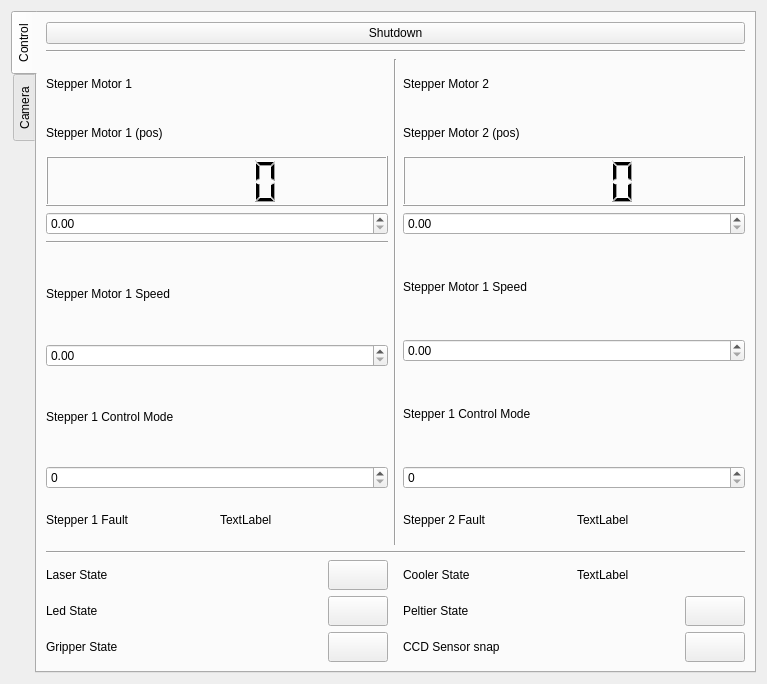
<?xml version="1.0" encoding="UTF-8"?>
<ui version="4.0">
 <class>Form</class>
 <widget class="QWidget" name="Form">
  <property name="geometry">
   <rect>
    <x>0</x>
    <y>0</y>
    <width>767</width>
    <height>684</height>
   </rect>
  </property>
  <property name="windowTitle">
   <string>Form</string>
  </property>
  <layout class="QGridLayout" name="gridLayout_7">
   <item row="0" column="1">
    <widget class="QTabWidget" name="Display">
     <property name="tabPosition">
      <enum>QTabWidget::West</enum>
     </property>
     <property name="currentIndex">
      <number>0</number>
     </property>
     <widget class="QWidget" name="Control">
      <attribute name="title">
       <string>Control</string>
      </attribute>
      <layout class="QGridLayout" name="gridLayout_4">
       <item row="6" column="2">
        <widget class="QDoubleSpinBox" name="stepperMotor2Pos_doubleSpinBox">
         <property name="sizePolicy">
          <sizepolicy hsizetype="Minimum" vsizetype="Maximum">
           <horstretch>0</horstretch>
           <verstretch>0</verstretch>
          </sizepolicy>
         </property>
        </widget>
       </item>
       <item row="7" column="0">
        <layout class="QGridLayout" name="gridLayout_16">
         <item row="5" column="0" colspan="2">
          <layout class="QGridLayout" name="gridLayout_17">
           <item row="1" column="0">
            <widget class="QLabel" name="stepperMotor1Speed_label">
             <property name="text">
              <string>Stepper Motor 1 Speed</string>
             </property>
            </widget>
           </item>
           <item row="3" column="0">
            <widget class="QLabel" name="stepper1ControlMode_label">
             <property name="text">
              <string>Stepper 1 Control Mode</string>
             </property>
            </widget>
           </item>
           <item row="2" column="0" colspan="2">
            <widget class="QDoubleSpinBox" name="stepperMotor1Speed_doubleSpinBox"/>
           </item>
           <item row="4" column="0" colspan="2">
            <widget class="QSpinBox" name="stepper1ControlMode_spinBox"/>
           </item>
           <item row="5" column="0">
            <widget class="QLabel" name="stepper1Fault_label">
             <property name="maximumSize">
              <size>
               <width>16777215</width>
               <height>50</height>
              </size>
             </property>
             <property name="text">
              <string>Stepper 1 Fault</string>
             </property>
            </widget>
           </item>
           <item row="5" column="1">
            <widget class="QLabel" name="stepper1Fault_bool">
             <property name="maximumSize">
              <size>
               <width>16777215</width>
               <height>50</height>
              </size>
             </property>
             <property name="text">
              <string>TextLabel</string>
             </property>
            </widget>
           </item>
           <item row="0" column="0" colspan="2">
            <widget class="Line" name="line_3">
             <property name="orientation">
              <enum>Qt::Horizontal</enum>
             </property>
            </widget>
           </item>
          </layout>
         </item>
        </layout>
       </item>
       <item row="5" column="2">
        <widget class="QLCDNumber" name="stepperMotor2Pos_value">
         <property name="maximumSize">
          <size>
           <width>16777215</width>
           <height>50</height>
          </size>
         </property>
        </widget>
       </item>
       <item row="5" column="0">
        <widget class="QLCDNumber" name="stepperMotor1Pos_value">
         <property name="sizePolicy">
          <sizepolicy hsizetype="Minimum" vsizetype="Preferred">
           <horstretch>0</horstretch>
           <verstretch>0</verstretch>
          </sizepolicy>
         </property>
         <property name="maximumSize">
          <size>
           <width>16777215</width>
           <height>50</height>
          </size>
         </property>
        </widget>
       </item>
       <item row="3" column="2">
        <widget class="QLabel" name="Stepper1Label_2">
         <property name="maximumSize">
          <size>
           <width>16777215</width>
           <height>50</height>
          </size>
         </property>
         <property name="text">
          <string>Stepper Motor 2</string>
         </property>
        </widget>
       </item>
       <item row="7" column="2">
        <layout class="QGridLayout" name="gridLayout_18">
         <item row="1" column="0" colspan="2">
          <layout class="QGridLayout" name="gridLayout_19">
           <item row="1" column="0" colspan="2">
            <widget class="QDoubleSpinBox" name="stepperMotor2Speed_doubleSpinBox"/>
           </item>
           <item row="2" column="0">
            <widget class="QLabel" name="stepper2ControlMode_label">
             <property name="text">
              <string>Stepper 1 Control Mode</string>
             </property>
            </widget>
           </item>
           <item row="0" column="0">
            <widget class="QLabel" name="stepperMotor2Speed_label">
             <property name="text">
              <string>Stepper Motor 1 Speed</string>
             </property>
            </widget>
           </item>
           <item row="5" column="0">
            <widget class="QLabel" name="stepper2Fault_label">
             <property name="maximumSize">
              <size>
               <width>16777215</width>
               <height>50</height>
              </size>
             </property>
             <property name="text">
              <string>Stepper 2 Fault</string>
             </property>
            </widget>
           </item>
           <item row="3" column="0" colspan="2">
            <widget class="QSpinBox" name="stepper2ControlMode_spinBox"/>
           </item>
           <item row="5" column="1">
            <widget class="QLabel" name="stepper2Fault_bool">
             <property name="maximumSize">
              <size>
               <width>16777215</width>
               <height>50</height>
              </size>
             </property>
             <property name="text">
              <string>TextLabel</string>
             </property>
            </widget>
           </item>
          </layout>
         </item>
        </layout>
       </item>
       <item row="9" column="0">
        <layout class="QGridLayout" name="gridLayout_12">
         <property name="sizeConstraint">
          <enum>QLayout::SetMinimumSize</enum>
         </property>
         <item row="2" column="1">
          <widget class="QPushButton" name="gripperState_toggle">
           <property name="sizePolicy">
            <sizepolicy hsizetype="Fixed" vsizetype="Fixed">
             <horstretch>0</horstretch>
             <verstretch>0</verstretch>
            </sizepolicy>
           </property>
           <property name="minimumSize">
            <size>
             <width>60</width>
             <height>30</height>
            </size>
           </property>
           <property name="styleSheet">
            <string notr="true">QPushButton{
	border-image: url(:/buttons/off.png);
}

QPushButton:checked{
	border-image: url(:/buttons/on.png);
}</string>
           </property>
           <property name="text">
            <string/>
           </property>
           <property name="checkable">
            <bool>true</bool>
           </property>
          </widget>
         </item>
         <item row="0" column="1">
          <widget class="QPushButton" name="laserState_toggle">
           <property name="sizePolicy">
            <sizepolicy hsizetype="Fixed" vsizetype="Fixed">
             <horstretch>0</horstretch>
             <verstretch>0</verstretch>
            </sizepolicy>
           </property>
           <property name="minimumSize">
            <size>
             <width>60</width>
             <height>30</height>
            </size>
           </property>
           <property name="styleSheet">
            <string notr="true">QPushButton{
	border-image: url(:/buttons/off.png);
}

QPushButton:checked{
	border-image: url(:/buttons/on.png);
}</string>
           </property>
           <property name="text">
            <string/>
           </property>
           <property name="checkable">
            <bool>true</bool>
           </property>
          </widget>
         </item>
         <item row="1" column="0">
          <widget class="QLabel" name="ledState_label">
           <property name="text">
            <string>Led State</string>
           </property>
          </widget>
         </item>
         <item row="2" column="0">
          <widget class="QLabel" name="gripperState_label">
           <property name="text">
            <string>Gripper State</string>
           </property>
          </widget>
         </item>
         <item row="1" column="1">
          <widget class="QPushButton" name="ledState_toggle">
           <property name="sizePolicy">
            <sizepolicy hsizetype="Fixed" vsizetype="Fixed">
             <horstretch>0</horstretch>
             <verstretch>0</verstretch>
            </sizepolicy>
           </property>
           <property name="minimumSize">
            <size>
             <width>60</width>
             <height>30</height>
            </size>
           </property>
           <property name="styleSheet">
            <string notr="true">QPushButton{
	border-image: url(:/buttons/off.png);
}

QPushButton:checked{
	border-image: url(:/buttons/on.png);
}</string>
           </property>
           <property name="text">
            <string/>
           </property>
           <property name="checkable">
            <bool>true</bool>
           </property>
          </widget>
         </item>
         <item row="0" column="0">
          <widget class="QLabel" name="laserState_label">
           <property name="text">
            <string>Laser State</string>
           </property>
          </widget>
         </item>
        </layout>
       </item>
       <item row="1" column="0" colspan="3">
        <widget class="Line" name="line">
         <property name="orientation">
          <enum>Qt::Horizontal</enum>
         </property>
        </widget>
       </item>
       <item row="4" column="0">
        <widget class="QLabel" name="stepperMotor1Pos_label">
         <property name="sizePolicy">
          <sizepolicy hsizetype="Minimum" vsizetype="Minimum">
           <horstretch>0</horstretch>
           <verstretch>0</verstretch>
          </sizepolicy>
         </property>
         <property name="maximumSize">
          <size>
           <width>16777215</width>
           <height>35</height>
          </size>
         </property>
         <property name="text">
          <string>Stepper Motor 1 (pos)</string>
         </property>
        </widget>
       </item>
       <item row="0" column="0" colspan="3">
        <widget class="QPushButton" name="io_shutdown_button">
         <property name="text">
          <string>Shutdown</string>
         </property>
        </widget>
       </item>
       <item row="6" column="0">
        <widget class="QDoubleSpinBox" name="stepperMotor1Pos_doubleSpinBox">
         <property name="sizePolicy">
          <sizepolicy hsizetype="Minimum" vsizetype="Maximum">
           <horstretch>0</horstretch>
           <verstretch>0</verstretch>
          </sizepolicy>
         </property>
        </widget>
       </item>
       <item row="4" column="2">
        <widget class="QLabel" name="stepperMotor2Pos_label">
         <property name="sizePolicy">
          <sizepolicy hsizetype="Minimum" vsizetype="Minimum">
           <horstretch>0</horstretch>
           <verstretch>0</verstretch>
          </sizepolicy>
         </property>
         <property name="maximumSize">
          <size>
           <width>16777215</width>
           <height>35</height>
          </size>
         </property>
         <property name="text">
          <string>Stepper Motor 2 (pos)</string>
         </property>
        </widget>
       </item>
       <item row="3" column="0">
        <widget class="QLabel" name="Stepper1Label">
         <property name="maximumSize">
          <size>
           <width>16777215</width>
           <height>50</height>
          </size>
         </property>
         <property name="text">
          <string>Stepper Motor 1</string>
         </property>
        </widget>
       </item>
       <item row="8" column="0" colspan="3">
        <widget class="Line" name="line_2">
         <property name="orientation">
          <enum>Qt::Horizontal</enum>
         </property>
        </widget>
       </item>
       <item row="9" column="2">
        <layout class="QGridLayout" name="gridLayout_15">
         <property name="sizeConstraint">
          <enum>QLayout::SetMaximumSize</enum>
         </property>
         <item row="1" column="0">
          <widget class="QLabel" name="coolerState_label">
           <property name="text">
            <string>Cooler State</string>
           </property>
          </widget>
         </item>
         <item row="2" column="0" colspan="2">
          <layout class="QHBoxLayout" name="horizontalLayout_3">
           <item>
            <widget class="QLabel" name="peltierState_label">
             <property name="text">
              <string>Peltier State</string>
             </property>
            </widget>
           </item>
           <item>
            <widget class="QPushButton" name="peltierState_toggle">
             <property name="sizePolicy">
              <sizepolicy hsizetype="Fixed" vsizetype="Fixed">
               <horstretch>0</horstretch>
               <verstretch>0</verstretch>
              </sizepolicy>
             </property>
             <property name="minimumSize">
              <size>
               <width>60</width>
               <height>30</height>
              </size>
             </property>
             <property name="styleSheet">
              <string notr="true">QPushButton{
	border-image: url(:/buttons/off.png);
}

QPushButton:checked{
	border-image: url(:/buttons/on.png);
}</string>
             </property>
             <property name="text">
              <string/>
             </property>
             <property name="checkable">
              <bool>true</bool>
             </property>
            </widget>
           </item>
          </layout>
         </item>
         <item row="3" column="0" colspan="2">
          <layout class="QHBoxLayout" name="horizontalLayout_4">
           <item>
            <widget class="QLabel" name="ccdSensorSnap_label">
             <property name="text">
              <string>CCD Sensor snap</string>
             </property>
            </widget>
           </item>
           <item>
            <widget class="QPushButton" name="ccdSensorSnap_toggle">
             <property name="sizePolicy">
              <sizepolicy hsizetype="Fixed" vsizetype="Fixed">
               <horstretch>0</horstretch>
               <verstretch>0</verstretch>
              </sizepolicy>
             </property>
             <property name="minimumSize">
              <size>
               <width>60</width>
               <height>30</height>
              </size>
             </property>
             <property name="styleSheet">
              <string notr="true">QPushButton{
	border-image: url(:/buttons/off.png);
}

QPushButton:checked{
	border-image: url(:/buttons/on.png);
}</string>
             </property>
             <property name="text">
              <string/>
             </property>
             <property name="checkable">
              <bool>true</bool>
             </property>
            </widget>
           </item>
          </layout>
         </item>
         <item row="1" column="1">
          <widget class="QLabel" name="coolerState_bool">
           <property name="text">
            <string>TextLabel</string>
           </property>
          </widget>
         </item>
        </layout>
       </item>
       <item row="3" column="1" rowspan="5">
        <widget class="Line" name="line_9">
         <property name="orientation">
          <enum>Qt::Vertical</enum>
         </property>
        </widget>
       </item>
      </layout>
     </widget>
     <widget class="QWidget" name="Camera">
      <attribute name="title">
       <string>Camera</string>
      </attribute>
      <layout class="QGridLayout" name="gridLayout_6">
       <item row="0" column="0">
        <widget class="QScrollArea" name="scrollArea_2">
         <property name="widgetResizable">
          <bool>true</bool>
         </property>
         <widget class="QWidget" name="scrollAreaWidgetContents_2">
          <property name="geometry">
           <rect>
            <x>0</x>
            <y>0</y>
            <width>701</width>
            <height>640</height>
           </rect>
          </property>
          <layout class="QGridLayout" name="gridLayout_5">
           <item row="1" column="0">
            <layout class="QVBoxLayout" name="verticalLayout_3">
             <item>
              <widget class="QLabel" name="microcamera_image_label">
               <property name="text">
                <string>Microcamera Image</string>
               </property>
              </widget>
             </item>
             <item>
              <widget class="QGraphicsView" name="microcamera_image_graphicsView"/>
             </item>
            </layout>
           </item>
           <item row="0" column="0">
            <layout class="QVBoxLayout" name="verticalLayout">
             <item>
              <layout class="QVBoxLayout" name="verticalLayout_2">
               <item>
                <widget class="QLabel" name="ccd_image_label">
                 <property name="text">
                  <string>CCD Image</string>
                 </property>
                </widget>
               </item>
               <item>
                <widget class="QGraphicsView" name="ccd_image_graphicsView"/>
               </item>
              </layout>
             </item>
            </layout>
           </item>
           <item row="2" column="0">
            <layout class="QVBoxLayout" name="ml_row1">
             <item>
              <widget class="QLabel" name="ml_classifier_label">
               <property name="text">
                <string>ML Classifier</string>
               </property>
              </widget>
             </item>
             <item>
              <widget class="Line" name="line_29">
               <property name="orientation">
                <enum>Qt::Horizontal</enum>
               </property>
              </widget>
             </item>
             <item>
              <layout class="QFormLayout" name="ml_classifier_layout">
               <item row="0" column="0">
                <widget class="QLabel" name="ml_classifier_class1_label1">
                 <property name="text">
                  <string>class1</string>
                 </property>
                </widget>
               </item>
               <item row="0" column="1">
                <layout class="QHBoxLayout" name="horizontalLayout_2">
                 <item>
                  <widget class="QLabel" name="ml_classifier_class1_label2">
                   <property name="text">
                    <string>TextLabel</string>
                   </property>
                  </widget>
                 </item>
                 <item>
                  <widget class="Line" name="line_27">
                   <property name="orientation">
                    <enum>Qt::Vertical</enum>
                   </property>
                  </widget>
                 </item>
                 <item>
                  <widget class="QLCDNumber" name="ml_classifier_class1_display"/>
                 </item>
                </layout>
               </item>
               <item row="1" column="0">
                <widget class="QLabel" name="ml_classifier_class2_label1">
                 <property name="text">
                  <string>class2</string>
                 </property>
                </widget>
               </item>
               <item row="1" column="1">
                <layout class="QHBoxLayout" name="horizontalLayout">
                 <item>
                  <widget class="QLabel" name="ml_classifier_class2_label2">
                   <property name="text">
                    <string>TextLabel</string>
                   </property>
                  </widget>
                 </item>
                 <item>
                  <widget class="Line" name="line_28">
                   <property name="orientation">
                    <enum>Qt::Vertical</enum>
                   </property>
                  </widget>
                 </item>
                 <item>
                  <widget class="QLCDNumber" name="ml_classifier_class2_display"/>
                 </item>
                </layout>
               </item>
              </layout>
             </item>
            </layout>
           </item>
          </layout>
         </widget>
        </widget>
       </item>
      </layout>
     </widget>
    </widget>
   </item>
  </layout>
 </widget>
 <resources>
  <include location="../ressources/buttons.qrc"/>
 </resources>
 <connections/>
</ui>
